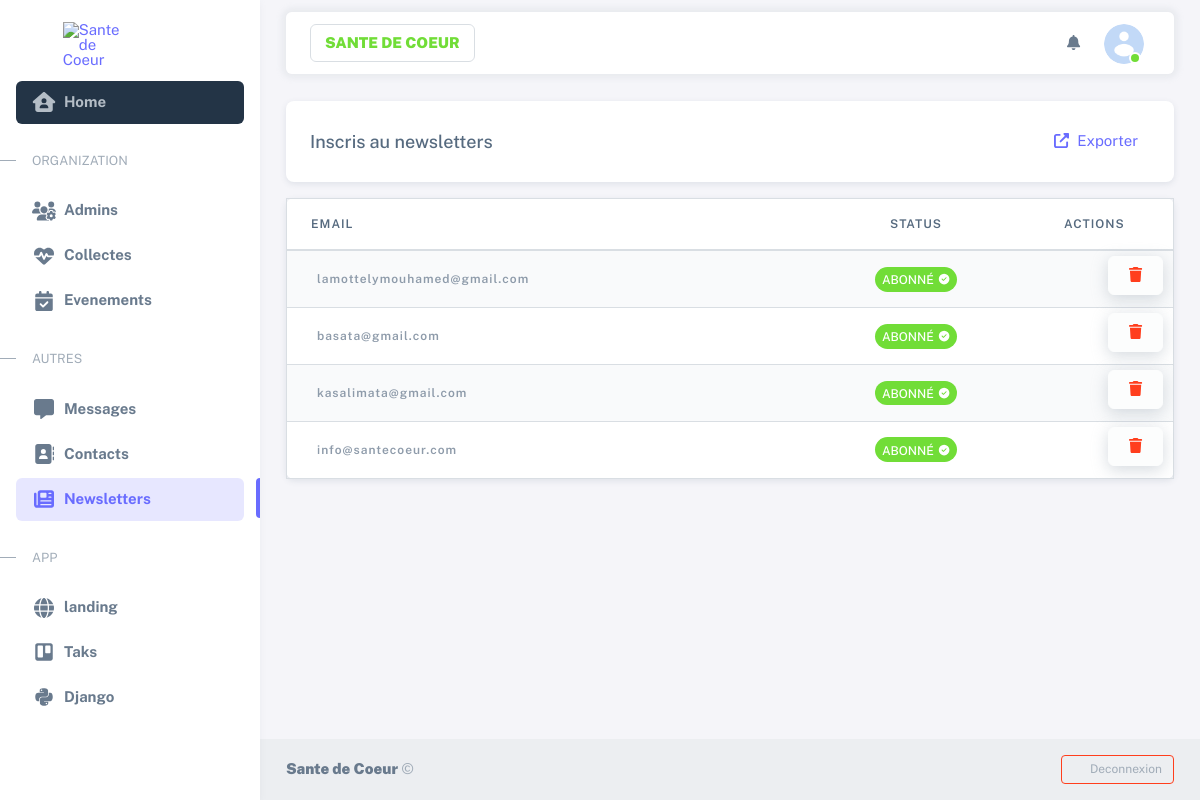
Page /sante/newsletters/ (signed in) on the earlier database version.
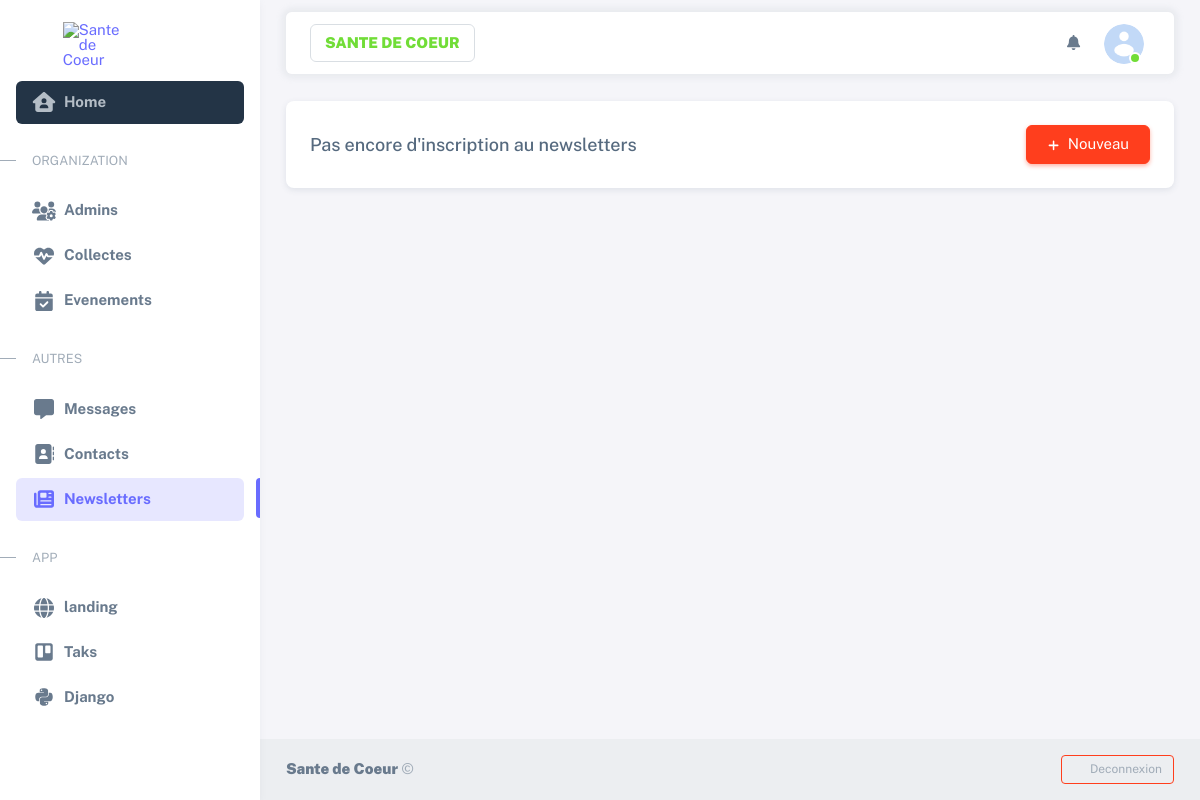
Same page on the later database version.
### administration/models.py (models this page shows, shortened)
class Newsletters(models.Model):
    date = models.DateField(auto_now_add=True)
    email = models.EmailField(max_length=254, unique=True)
    status = models.CharField(max_length=50, default="abonne")
    class Meta:
        verbose_name = 'Newsletter'
        verbose_name_plural = 'Newsletters'

### administration/views.py (the view)
# urls.py: path('newsletters/', list_newsletters, name='newsletters'),
def list_newsletters(request):
    newsletters = Newsletters.objects.all().order_by('-date')
    context = {
        "newsletters" : newsletters
    }
    return render(request, 'administration/pages/contacts/newsletters.html', context)

### context_processor.py (called while the page is built)
def all_context(request):
    user = request.user
    try :
        site = Site.objects.get(pk = 1)
    except Site.DoesNotExist :
        site = None
    try :
        avatar = Avatar.objects.get(user = user.pk, primary = 1)
        print(avatar)
    except Avatar.DoesNotExist :
        avatar = None
        print(avatar)
    context = {
        'avatar' : avatar,
        'site' : site,
        'path' : request.path
    }
    return context

### administration/templates/administration/pages/contacts/newsletters.html (shortened to what this page needs)
{% extends "bases/sneat.html" %}
{% load static %}
{% block main %}
<div class="container-xxl flex-grow-1 container-p-y">
    {% if user.is_superuser %}
    {% if newsletters %}
    <div class='card'>
      <div class="card-header">
        <div class="row flex-between-center">
          <div class="col-6 col-sm-auto d-flex align-items-center pe-0">
            <h5 class="fs-0 mb-0 text-nowrap py-2 py-xl-0">Inscris au newsletters</h5>
          </div>
          <div class="col-6 col-sm-auto ms-auto text-end ps-0">
            <div id="table-purchases-replace-element">
<button class="btn btn-link text-600 btn-sm dropdown-toggle dropdown-caret-none btn-reveal-sm transition-none hide-arrow" type="button" id="crm-recent-leads-0" data-bs-toggle="dropdown" data-boundary="viewport" aria-haspopup="true" aria-expanded="false">
                <span class="fas fa-external-link-alt mx-2"></span>Exporter</button>
          </div>
        </div>
      </div>
    </div>
    </div>
    <div class="card mt-3 z-index-1" id="recentPurchaseTable" data-list='{"valueNames":["name","email","product","payment","amount"],"page":7,"pagination":true}'>
        <div class="card-body p-0 ">
          <div class="table-responsive scrollbar">
            <table class="table table-sm fs--1 mb-0 overflow-hidden border table-striped ">
              <thead class="bg-200 text-900 p-3">
                <tr class='p-3'>
                  <th class="sort  align-middle white-space-nowrap p-3 px-4" data-sort="product">Email</th>
                  <th class="sort  align-middle white-space-nowrap  text-center" data-sort="payment">Status</th>
                  <th class="no-sort  align-middle data-table-row-action text-center">Actions</th>
                </tr>
              </thead>
              <tbody class="list" id="table-purchase-body">
                {% for newsletter in newsletters %}
                <tr class="btn-reveal-trigger">
                  <th class="align-middle white-space-nowrap email text-lowercase"><a class='nav-link' href="mailto:{{ newsletter.email }}">{{newsletter.email}} </a></th>
                  <td class="align-middle text-center fs-0 white-space-nowrap payment">
                    {% if newsletter.status == "abonne" %}
                    <span class="badge badge rounded-pill bg-success">Abonné<span class="ms-1 fas fa-check-circle" data-fa-transform="shrink-2">
                    {% else %}
                    <span class="badge badge rounded-pill bg-danger">Désabonné<span class="ms-1 fas fa-ban" data-fa-transform="shrink-2">
                    {% endif %}
                    </span>
                </span></td>
                  <td class="align-middle white-space-nowrap text-end">
                    <div class="font-sans-serif position-static d-inline-block">
                        <a href="{% url "delete_newsletters" newsletter.pk %}" class="btn shadow btn-light text-600 btn btn-reveal float-end" type="button" id="dropdown13" >
                            <span class="text-danger fas fa-trash fs--1"></span></a>
                    </div>
                  </td>
                </tr>
                {% endfor %}
              </tbody>
            </table>
          </div>
        </div>
    </div>
    {% else %}
    <div class="card z-index-1" >
      <div class="card-header">
        <div class="row flex-between-center">
          <div class="col-6 col-sm-auto d-flex align-items-center pe-0">
            <h5 class="fs-0 mb-0 text-nowrap py-2 py-xl-0">Pas encore d'inscription au newsletters</h5>
          </div>
          <div class="col-6 col-sm-auto ms-auto text-end ps-0">
            <div id="table-purchases-replace-element">
              <button class="btn btn-danger " type="button"><span class="fas fa-plus" data-fa-transform="shrink-3 down-2"></span>
                <span class="d-none d-sm-inline-block ms-1">Nouveau</span></button></div>
          </div>
        </div>
      </div>
    </div>
    {% endif %}
    {% endif %}
  </div>
{% endblock main %}

Differences in the rows shown:
removed Newsletters: email "lamottelymouhamed@gmail.com", status "ABONNÉ"
removed Newsletters: email "basata@gmail.com", status "ABONNÉ"
removed Newsletters: email "kasalimata@gmail.com", status "ABONNÉ"
removed Newsletters: email "info@santecoeur.com", status "ABONNÉ"
Other differences:
text no longer shown: "Inscris au newsletters Exporter EMAIL STATUS ACTIONS"
text now shown: "Pas encore d'inscription au newsletters Nouveau"
